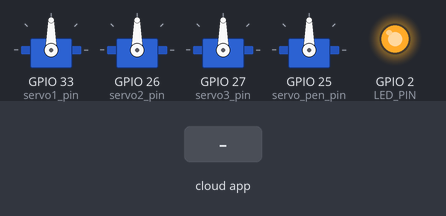
A sketch run on a simulated ESP32. On the bench: 4 × servo, output pins drawn as LEDs (lit = HIGH). Inputs (shaded band) come from the test bench. The ROS host is connected and sends only what is stated.

Above: at 3.2 s.
3.3 s: the phone or cloud app sets pen3_down to 0
At 3.7 s:
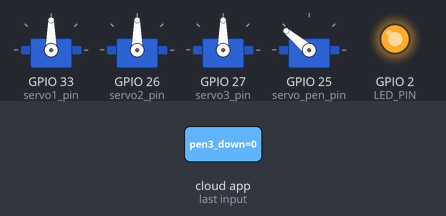
4.8 s: the phone or cloud app sets pen3_down to 1
At 5.1 s:
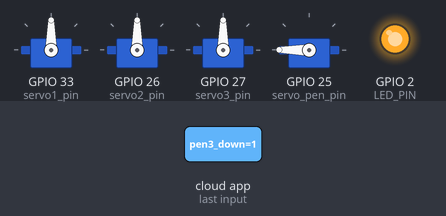
6.3 s: the phone or cloud app sets linear.x to -100
At 7.3 s:
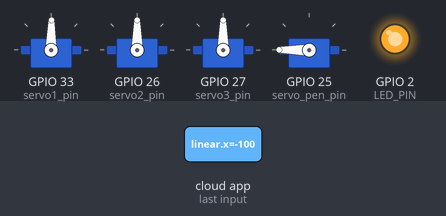
7.8 s: the phone or cloud app sets linear.x to 100
At 8.7 s:
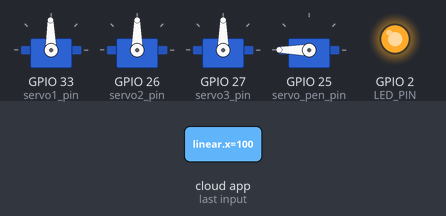
Timing chart, 0 to 10.3 s (numbered marks = the images above; inputs shaded):
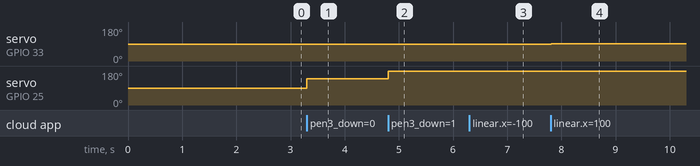

Measured:
- after the input at 3.3 s, servo on GPIO 25 (servo_pen_pin): 90° → 140° at once
- after the input at 4.8 s, servo on GPIO 25 (servo_pen_pin): 140° → 180° at once
- after the input at 6.3 s, servo on GPIO 33 (servo1_pin): 90° → 89° at once
- after the input at 7.8 s, servo on GPIO 33 (servo1_pin): 89° → 91° at once

The sketch:

esp3.ino
```cpp
/*
* Team Id: 1796
* Author List: Soumitra Naik
* Filename: espCode.ino
* Theme: HOLOGLYPH BOT
* Functions: setup(),loop()
* Global Variables: msg,pen_msg
*/
#include <stdio.h>
#include <ESP32Servo.h>              // Include ESP32 Servo library
#include <micro_ros_arduino.h>       // Include Micro-ROS Arduino library
#include <rcl/rcl.h>                 // Include ROS Client Library
#include <rcl/error_handling.h>      // Include ROS Client Library error handling
#include <rclc/rclc.h>               // Include ROS Client Library for C
#include <rclc/executor.h>           // Include ROS Client Library Executor
#include <geometry_msgs/msg/twist.h> // Include Twist message type
#include <std_msgs/msg/bool.h>       // Include Bool message type

// Define ROS subscription variables
rcl_subscription_t subscriber_cmd_vel;
geometry_msgs__msg__Twist msg;  //Global variable to store twist message {range: [-60,60]}
rcl_subscription_t subscriber_pen_down;
std_msgs__msg__Bool pen_msg;    //Global variable to store pen_down message {expected values: True,False}

// Define ROS executor
rclc_executor_t executor;

// Define ROS support variables
rclc_support_t support;
rcl_allocator_t allocator;
rcl_node_t node;

//define servo names
Servo servo1;
Servo servo2;
Servo servo3;
Servo servo_pen;

//define servo and LED pins
#define servo1_pin  33
#define servo2_pin  26
#define servo3_pin  27
#define servo_pen_pin  25
#define LED_PIN LED_BUILTIN

// Macro for error checking
#define RCCHECK(fn) { rcl_ret_t temp_rc = fn; if((temp_rc != RCL_RET_OK)){error_loop();}}
#define RCSOFTCHECK(fn) { rcl_ret_t temp_rc = fn; if((temp_rc != RCL_RET_OK)){}}

/*
* Function Name: error_loop
* Input: None
* Output: None
* Logic: This function toggles the state of the built-in LED in an infinite loop, providing visual indication of an error.
* Example Call: error_loop();
*/
void error_loop(){
  while(1){
    digitalWrite(LED_PIN, !digitalRead(LED_PIN));
    delay(100);
  }
}

/*
* Function Name: cmd_vel_callback
* Input: const void * msgin (pointer to the received message)
* Output: None
* Logic: This function processes the received Twist message from the cmd_vel topic and controls the servos accordingly.
* Example Call: cmd_vel_callback(&msg);
*/
void cmd_vel_callback(const void * msgin)
{
  const geometry_msgs__msg__Twist * msg = (const geometry_msgs__msg__Twist *)msgin;
  // Your processing logic for Twist messages goes here
  servo1.write(msg->linear.x + 90);
  servo2.write(msg->linear.y + 90);
  servo3.write(msg->linear.z + 90);
}

/*
* Function Name: pen_down_callback
* Input: const void * msgin (pointer to the received message)
* Output: None
* Logic: This function processes the received Bool message from the pen_down topic and controls the pen servo accordingly.
* Example Call: pen_down_callback(&pen_msg);
*/
void pen_down_callback(const void * msgin)
{
  const std_msgs__msg__Bool * pen_msg = (const std_msgs__msg__Bool *)msgin;
  // Your processing logic for Bool messages goes here
  // Process msg_pen_down (bool) if needed
  if (pen_msg->data) {
    servo_pen.write(180);
  } else {
    servo_pen.write(140);
  }
}

/*
* Function Name: setup
* Input: None
* Output: None
* Logic: This function is called once when the microcontroller starts. It initializes ROS, servos, and other peripherals.
* Example Call: setup();
*/
void setup() {
  // Initialize Wi-Fi transports for micro-ROS
  set_microros_wifi_transports("subun", "123456789", "192.168.168.44", 8888);

  // Initialize serial communication
  Serial.begin(9600);

  // Attach servos to pins
  servo1.attach(servo1_pin);
  servo2.attach(servo2_pin);
  servo3.attach(servo3_pin);
  servo_pen.attach(servo_pen_pin);

  // Set LED pin mode and turn off LED
  pinMode(LED_PIN, OUTPUT);
  digitalWrite(LED_PIN, HIGH);

  // Delay for stabilization
  delay(2000);

  // Initialize ROS support and node
  allocator = rcl_get_default_allocator();
  RCCHECK(rclc_support_init(&support, 0, NULL, &allocator));
  RCCHECK(rclc_node_init_default(&node, "subscriber_node_3", "", &support));

  // Initialize ROS subscriptions for cmd_vel and pen_down topics
  RCCHECK(rclc_subscription_init_default(
    &subscriber_cmd_vel,
    &node,
    ROSIDL_GET_MSG_TYPE_SUPPORT(geometry_msgs, msg, Twist),
    "/cmd_vel/bot3"));

  RCCHECK(rclc_subscription_init_default(
    &subscriber_pen_down,
    &node,
    ROSIDL_GET_MSG_TYPE_SUPPORT(std_msgs, msg, Bool),
    "/pen3_down"));

  // Initialize ROS executor and add subscriptions
  RCCHECK(rclc_executor_init(&executor, &support.context, 2, &allocator));
  RCCHECK(rclc_executor_add_subscription(&executor, &subscriber_cmd_vel, &msg, &cmd_vel_callback, ON_NEW_DATA));
  RCCHECK(rclc_executor_add_subscription(&executor, &subscriber_pen_down, &pen_msg, &pen_down_callback, ON_NEW_DATA));
}

/*
* Function Name: loop
* Input: None
* Output: None
* Logic: This function is called repeatedly in an infinite loop after the setup() function. It spins the ROS executor to process incoming messages.
* Example Call: loop();
*/
void loop() {
  RCCHECK(rclc_executor_spin_some(&executor,RCL_MS_TO_NS(1000000)));
}
```
